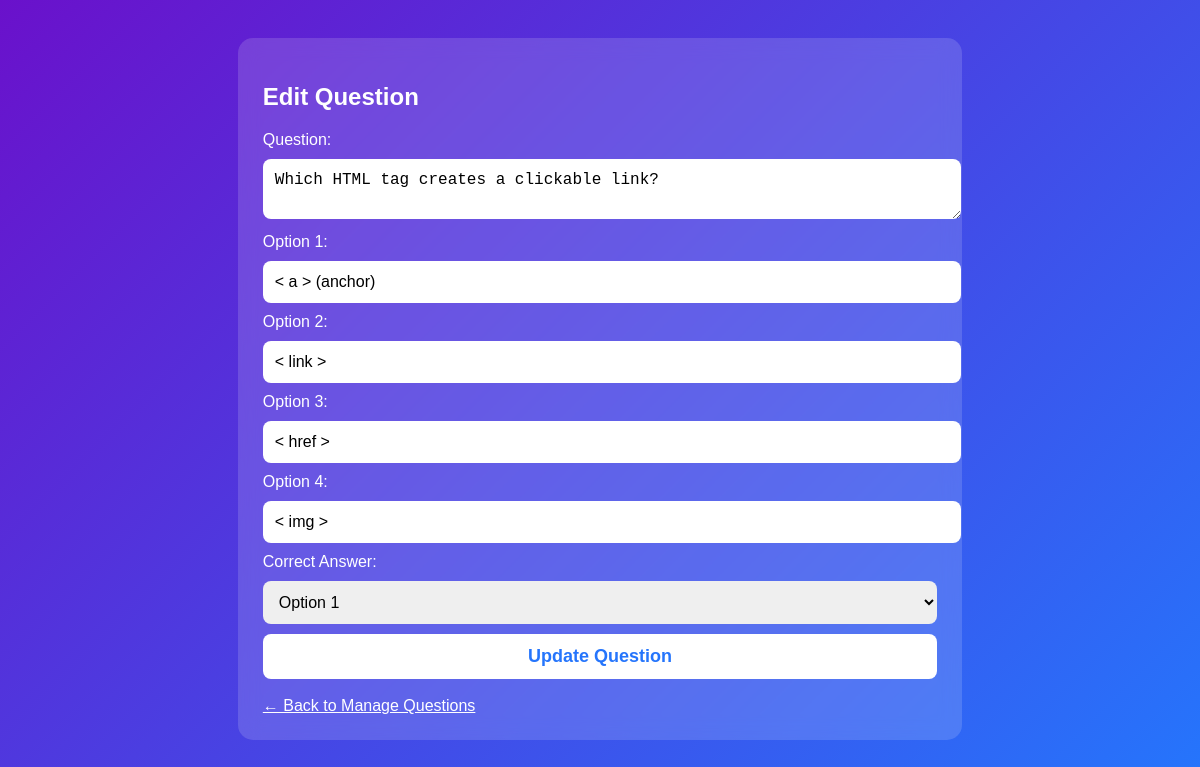
The app's page /edit_question.php?id=2 (signed in) with its own data.
### tables this page shows
CREATE TABLE `questions` (
  `id` int(11) NOT NULL,
  `question` text NOT NULL,
  `option1` varchar(255) DEFAULT NULL,
  `option2` varchar(255) DEFAULT NULL,
  `option3` varchar(255) DEFAULT NULL,
  `option4` varchar(255) DEFAULT NULL,
  `answer` int(11) NOT NULL,
  `is_active` tinyint(1) DEFAULT 1
);

### edit_question.php (the view, shortened to what this page needs)
<?php
$conn = new mysqli("localhost", "root", "", "quiz_app");
$id = intval($_GET['id']);
$q = $conn->prepare("SELECT * FROM questions WHERE id = ? LIMIT 1");
$q->bind_param("i", $id);
$q->execute();
$res = $q->get_result();
$row = $res->fetch_assoc();
?>
<!DOCTYPE html>
<html>
<head>
</head>
<body>
<div class="container">
<h2>Edit Question</h2>
<form method="POST">
<label>Question:</label>
<textarea name="question" required><?= $row['question'] ?></textarea>
<label>Option 1:</label>
<input type="text" name="option1" value="<?= $row['option1'] ?>" required>
<label>Option 2:</label>
<input type="text" name="option2" value="<?= $row['option2'] ?>" required>
<label>Option 3:</label>
<input type="text" name="option3" value="<?= $row['option3'] ?>" required>
<label>Option 4:</label>
<input type="text" name="option4" value="<?= $row['option4'] ?>" required>
<label>Correct Answer:</label>
<select name="answer" required>
    <option value="1" <?= ($row['answer']==1?"selected":"") ?>>Option 1</option>
</select>
<button name="update">Update Question</button>
</form>
<br>
<a href="manage_questions.php">← Back to Manage Questions</a>
</div>
</body>
</html>

### edit_question.php (style rules this page uses)
body { background: linear-gradient(135deg, #6a11cb, #2575fc); font-family: Poppins, sans-serif; padding: 30px; color: white; }
.container { width: 60%; margin: auto; background: rgba(255,255,255,0.15); padding: 25px; border-radius: 15px; backdrop-filter: blur(10px); }
input, textarea, select { width: 100%; padding: 12px; margin: 10px 0; border-radius: 8px; border: none; outline: none; font-size: 16px; }
button { width: 100%; padding: 12px; background: #fff; color: #2575fc; border: none; border-radius: 8px; font-size: 18px; cursor: pointer; font-weight: bold; }
a { color: white; }

### records on screen
questions: question "Which HTML tag creates a clickable link?", option1 "< a > (anchor)", option2 "< link >", option3 "< href >", option4 "< img >", answer "Option 1"
